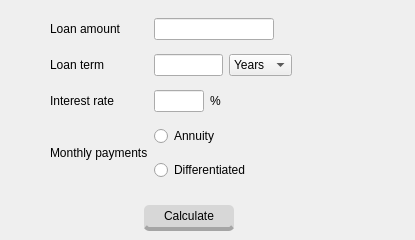
    <widget class="QWidget" name="credit">
     <attribute name="title">
      <string>Credit</string>
     </attribute>
     <widget class="QPushButton" name="pushButton_credit">
      <property name="geometry">
       <rect>
        <x>144</x>
        <y>200</y>
        <width>93</width>
        <height>31</height>
       </rect>
      </property>
      <property name="styleSheet">
       <string notr="true">QPushButton {
  margin-right: 3%;
  margin-top: 5px;
  border-radius: 5px;
  font-size: 1.2 em;
  background-color:rgb(215, 215, 215);
  border-bottom: 4px solid rgb(165, 165, 165);
  font-family: 'Microsoft YaHei';
}

QPushButton::hover{
  background-color :rgb(197, 223, 255);
  border-bottom-color: rgb(153, 173, 198);
}

QPushButton:pressed {
    background-color:qlineargradient(x1: 0, y1: 0, x2: 0, y2: 1,
                                      stop: 0 rgba(151, 170, 195, 255), stop: 1 rgba(255, 255, 255, 255));
}</string>
      </property>
      <property name="text">
       <string>Сalculate</string>
      </property>
     </widget>
     <widget class="QWidget" name="layoutWidget_2">
      <property name="geometry">
       <rect>
        <x>50</x>
        <y>10</y>
        <width>356</width>
        <height>181</height>
       </rect>
      </property>
      <layout class="QGridLayout" name="gridLayout_5">
       <item row="0" column="0">
        <widget class="QLabel" name="label">
         <property name="maximumSize">
          <size>
           <width>16777215</width>
           <height>22</height>
          </size>
         </property>
         <property name="styleSheet">
          <string notr="true">  font-family: 'Microsoft YaHei';</string>
         </property>
         <property name="text">
          <string>Loan amount</string>
         </property>
        </widget>
       </item>
       <item row="1" column="0">
        <widget class="QLabel" name="label_2">
         <property name="maximumSize">
          <size>
           <width>16777215</width>
           <height>22</height>
          </size>
         </property>
         <property name="styleSheet">
          <string notr="true">  font-family: 'Microsoft YaHei';</string>
         </property>
         <property name="text">
          <string>Loan term</string>
         </property>
        </widget>
       </item>
       <item row="2" column="0">
        <widget class="QLabel" name="label_3">
         <property name="maximumSize">
          <size>
           <width>16777215</width>
           <height>22</height>
          </size>
         </property>
         <property name="styleSheet">
          <string notr="true">  font-family: 'Microsoft YaHei';</string>
         </property>
         <property name="text">
          <string>Interest rate</string>
         </property>
        </widget>
       </item>
       <item row="3" column="0" rowspan="2">
        <widget class="QLabel" name="label_5">
         <property name="styleSheet">
          <string notr="true">  font-family: 'Microsoft YaHei';</string>
         </property>
         <property name="text">
          <string>Monthly payments</string>
         </property>
        </widget>
       </item>
       <item row="3" column="1" colspan="2">
        <widget class="QRadioButton" name="annuit">
         <property name="styleSheet">
          <string notr="true">  font-family: 'Microsoft YaHei';</string>
         </property>
         <property name="text">
          <string>Annuity</string>
         </property>
        </widget>
       </item>
       <item row="4" column="1" colspan="3">
        <widget class="QRadioButton" name="diff">
         <property name="styleSheet">
          <string notr="true">  font-family: 'Microsoft YaHei';</string>
         </property>
         <property name="text">
          <string>Differentiated</string>
         </property>
        </widget>
       </item>
       <item row="2" column="1">
        <layout class="QHBoxLayout" name="horizontalLayout">
         <item>
          <widget class="QLineEdit" name="int_rate">
           <property name="minimumSize">
            <size>
             <width>50</width>
             <height>0</height>
            </size>
           </property>
           <property name="maximumSize">
            <size>
             <width>16777215</width>
             <height>16777215</height>
            </size>
           </property>
           <property name="styleSheet">
            <string notr="true">  font-family: 'Microsoft YaHei';</string>
           </property>
          </widget>
         </item>
         <item>
          <widget class="QLabel" name="label_4">
           <property name="styleSheet">
            <string notr="true">  font-family: 'Microsoft YaHei';</string>
           </property>
           <property name="text">
            <string>%</string>
           </property>
          </widget>
         </item>
         <item>
          <spacer name="horizontalSpacer_2">
           <property name="orientation">
            <enum>Qt::Horizontal</enum>
           </property>
           <property name="sizeHint" stdset="0">
            <size>
             <width>250</width>
             <height>20</height>
            </size>
           </property>
          </spacer>
         </item>
        </layout>
       </item>
       <item row="1" column="1">
        <layout class="QHBoxLayout" name="horizontalLayout_7">
         <item>
          <widget class="QLineEdit" name="Srok_cr">
           <property name="minimumSize">
            <size>
             <width>50</width>
             <height>0</height>
            </size>
           </property>
           <property name="maximumSize">
            <size>
             <width>16777215</width>
             <height>16777215</height>
            </size>
           </property>
           <property name="styleSheet">
            <string notr="true">  font-family: 'Microsoft YaHei';</string>
           </property>
          </widget>
         </item>
         <item>
          <widget class="QComboBox" name="type_sr_cr">
           <property name="maximumSize">
            <size>
             <width>80</width>
             <height>16777215</height>
            </size>
           </property>
           <property name="styleSheet">
            <string notr="true">  font-family: 'Microsoft YaHei';</string>
           </property>
           <item>
            <property name="text">
             <string>Years</string>
            </property>
           </item>
           <item>
            <property name="text">
             <string>Month</string>
            </property>
           </item>
          </widget>
         </item>
         <item>
          <spacer name="horizontalSpacer_5">
           <property name="orientation">
            <enum>Qt::Horizontal</enum>
           </property>
           <property name="sizeHint" stdset="0">
            <size>
             <width>140</width>
             <height>20</height>
            </size>
           </property>
          </spacer>
         </item>
        </layout>
       </item>
       <item row="0" column="1">
        <layout class="QHBoxLayout" name="horizontalLayout_8">
         <item>
          <widget class="QLineEdit" name="SummaCr">
           <property name="styleSheet">
            <string notr="true">  font-family: 'Microsoft YaHei';</string>
           </property>
          </widget>
         </item>
         <item>
          <spacer name="horizontalSpacer_6">
           <property name="orientation">
            <enum>Qt::Horizontal</enum>
           </property>
           <property name="sizeHint" stdset="0">
            <size>
             <width>37</width>
             <height>20</height>
            </size>
           </property>
          </spacer>
         </item>
        </layout>
       </item>
      </layout>
     </widget>
    </widget>
